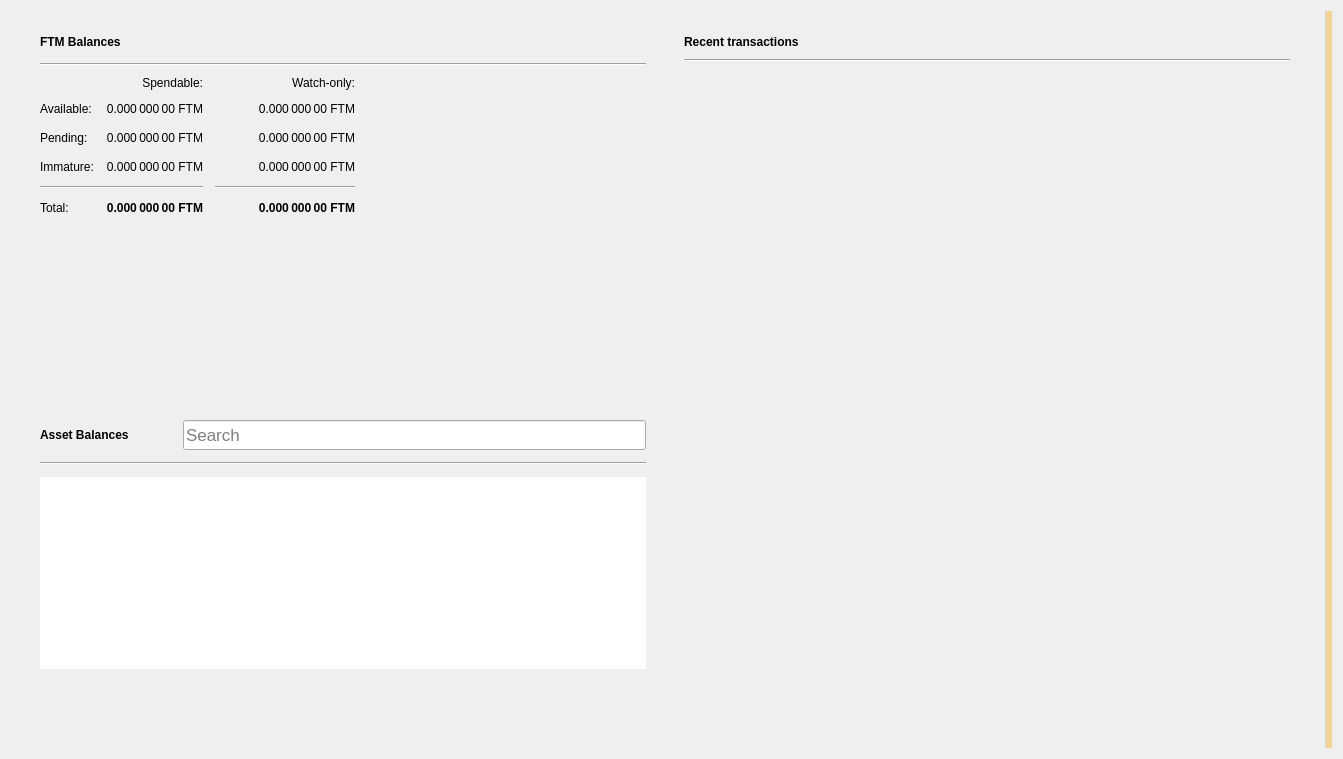
<?xml version="1.0" encoding="UTF-8"?>
<ui version="4.0">
 <class>OverviewPage</class>
 <widget class="QWidget" name="OverviewPage">
  <property name="geometry">
   <rect>
    <x>0</x>
    <y>0</y>
    <width>1343</width>
    <height>759</height>
   </rect>
  </property>
  <property name="minimumSize">
   <size>
    <width>760</width>
    <height>0</height>
   </size>
  </property>
  <property name="windowTitle">
   <string>Form</string>
  </property>
  <property name="autoFillBackground">
   <bool>false</bool>
  </property>
  <layout class="QGridLayout" name="gridLayout_3">
   <item row="0" column="1">
    <layout class="QVBoxLayout" name="verticalLayout_7">
     <property name="spacing">
      <number>0</number>
     </property>
     <property name="leftMargin">
      <number>0</number>
     </property>
     <property name="topMargin">
      <number>0</number>
     </property>
     <property name="rightMargin">
      <number>0</number>
     </property>
     <property name="bottomMargin">
      <number>0</number>
     </property>
     <item>
      <layout class="QHBoxLayout" name="horizontalLayout" stretch="0,0">
       <property name="spacing">
        <number>20</number>
       </property>
       <property name="sizeConstraint">
        <enum>QLayout::SetMinAndMaxSize</enum>
       </property>
       <property name="leftMargin">
        <number>20</number>
       </property>
       <property name="topMargin">
        <number>20</number>
       </property>
       <property name="rightMargin">
        <number>20</number>
       </property>
       <property name="bottomMargin">
        <number>20</number>
       </property>
       <item>
        <layout class="QVBoxLayout" name="verticalLayout_2">
         <property name="spacing">
          <number>0</number>
         </property>
         <property name="rightMargin">
          <number>0</number>
         </property>
         <item>
          <widget class="QFrame" name="frame">
           <property name="sizePolicy">
            <sizepolicy hsizetype="Preferred" vsizetype="Preferred">
             <horstretch>0</horstretch>
             <verstretch>0</verstretch>
            </sizepolicy>
           </property>
           <property name="minimumSize">
            <size>
             <width>350</width>
             <height>180</height>
            </size>
           </property>
           <property name="frameShape">
            <enum>QFrame::NoFrame</enum>
           </property>
           <property name="frameShadow">
            <enum>QFrame::Raised</enum>
           </property>
           <property name="lineWidth">
            <number>5</number>
           </property>
           <layout class="QVBoxLayout" name="verticalLayout_4">
            <property name="spacing">
             <number>10</number>
            </property>
            <property name="topMargin">
             <number>0</number>
            </property>
            <property name="bottomMargin">
             <number>0</number>
            </property>
            <item>
             <layout class="QHBoxLayout" name="horizontalLayout_4">
              <property name="spacing">
               <number>6</number>
              </property>
              <item>
               <widget class="QLabel" name="ftmBalancesLabel">
                <property name="font">
                 <font>
                  <weight>75</weight>
                  <bold>true</bold>
                 </font>
                </property>
                <property name="text">
                 <string>FTM Balances</string>
                </property>
               </widget>
              </item>
              <item>
               <widget class="QPushButton" name="labelWalletStatus">
                <property name="enabled">
                 <bool>true</bool>
                </property>
                <property name="maximumSize">
                 <size>
                  <width>30</width>
                  <height>16777215</height>
                 </size>
                </property>
                <property name="toolTip">
                 <string>The displayed information may be out of date. Your wallet automatically synchronizes with the FTM network after a connection is established, but this process has not completed yet.</string>
                </property>
                <property name="text">
                 <string/>
                </property>
                <property name="icon">
                 <iconset>
                  <normaloff>:/icons/warning</normaloff>
                  <disabledoff>:/icons/warning</disabledoff>:/icons/warning</iconset>
                </property>
                <property name="iconSize">
                 <size>
                  <width>24</width>
                  <height>24</height>
                 </size>
                </property>
                <property name="flat">
                 <bool>true</bool>
                </property>
               </widget>
              </item>
              <item>
               <spacer name="horizontalSpacer_3">
                <property name="orientation">
                 <enum>Qt::Horizontal</enum>
                </property>
                <property name="sizeHint" stdset="0">
                 <size>
                  <width>40</width>
                  <height>20</height>
                 </size>
                </property>
               </spacer>
              </item>
             </layout>
            </item>
            <item>
             <widget class="Line" name="line_2">
              <property name="orientation">
               <enum>Qt::Horizontal</enum>
              </property>
             </widget>
            </item>
            <item>
             <layout class="QGridLayout" name="gridLayout">
              <property name="bottomMargin">
               <number>5</number>
              </property>
              <property name="spacing">
               <number>12</number>
              </property>
              <item row="3" column="2">
               <widget class="QLabel" name="labelWatchImmature">
                <property name="font">
                 <font>
                  <weight>50</weight>
                  <bold>false</bold>
                 </font>
                </property>
                <property name="cursor">
                 <cursorShape>IBeamCursor</cursorShape>
                </property>
                <property name="toolTip">
                 <string>Mined balance in watch-only addresses that has not yet matured</string>
                </property>
                <property name="text">
                 <string notr="true">0.000 000 00 FTM</string>
                </property>
                <property name="alignment">
                 <set>Qt::AlignRight|Qt::AlignTrailing|Qt::AlignVCenter</set>
                </property>
                <property name="textInteractionFlags">
                 <set>Qt::LinksAccessibleByMouse|Qt::TextSelectableByKeyboard|Qt::TextSelectableByMouse</set>
                </property>
               </widget>
              </item>
              <item row="2" column="3">
               <spacer name="horizontalSpacer_2">
                <property name="orientation">
                 <enum>Qt::Horizontal</enum>
                </property>
                <property name="sizeHint" stdset="0">
                 <size>
                  <width>40</width>
                  <height>20</height>
                 </size>
                </property>
               </spacer>
              </item>
              <item row="1" column="0">
               <widget class="QLabel" name="labelBalanceText">
                <property name="text">
                 <string>Available:</string>
                </property>
               </widget>
              </item>
              <item row="1" column="2">
               <widget class="QLabel" name="labelWatchAvailable">
                <property name="font">
                 <font>
                  <weight>50</weight>
                  <bold>false</bold>
                 </font>
                </property>
                <property name="cursor">
                 <cursorShape>IBeamCursor</cursorShape>
                </property>
                <property name="toolTip">
                 <string>Your current balance in watch-only addresses</string>
                </property>
                <property name="text">
                 <string notr="true">0.000 000 00 FTM</string>
                </property>
                <property name="alignment">
                 <set>Qt::AlignRight|Qt::AlignTrailing|Qt::AlignVCenter</set>
                </property>
                <property name="textInteractionFlags">
                 <set>Qt::LinksAccessibleByMouse|Qt::TextSelectableByKeyboard|Qt::TextSelectableByMouse</set>
                </property>
               </widget>
              </item>
              <item row="2" column="1">
               <widget class="QLabel" name="labelUnconfirmed">
                <property name="font">
                 <font>
                  <weight>50</weight>
                  <bold>false</bold>
                 </font>
                </property>
                <property name="cursor">
                 <cursorShape>IBeamCursor</cursorShape>
                </property>
                <property name="toolTip">
                 <string>Total of transactions that have yet to be confirmed, and do not yet count toward the spendable balance</string>
                </property>
                <property name="text">
                 <string notr="true">0.000 000 00 FTM</string>
                </property>
                <property name="alignment">
                 <set>Qt::AlignRight|Qt::AlignTrailing|Qt::AlignVCenter</set>
                </property>
                <property name="textInteractionFlags">
                 <set>Qt::LinksAccessibleByMouse|Qt::TextSelectableByKeyboard|Qt::TextSelectableByMouse</set>
                </property>
               </widget>
              </item>
              <item row="4" column="2">
               <widget class="Line" name="lineWatchBalance">
                <property name="sizePolicy">
                 <sizepolicy hsizetype="Preferred" vsizetype="Fixed">
                  <horstretch>0</horstretch>
                  <verstretch>0</verstretch>
                 </sizepolicy>
                </property>
                <property name="minimumSize">
                 <size>
                  <width>140</width>
                  <height>0</height>
                 </size>
                </property>
                <property name="orientation">
                 <enum>Qt::Horizontal</enum>
                </property>
               </widget>
              </item>
              <item row="0" column="1">
               <widget class="QLabel" name="labelSpendable">
                <property name="text">
                 <string>Spendable:</string>
                </property>
                <property name="alignment">
                 <set>Qt::AlignRight|Qt::AlignTrailing|Qt::AlignVCenter</set>
                </property>
               </widget>
              </item>
              <item row="3" column="0">
               <widget class="QLabel" name="labelImmatureText">
                <property name="text">
                 <string>Immature:</string>
                </property>
               </widget>
              </item>
              <item row="5" column="2">
               <widget class="QLabel" name="labelWatchTotal">
                <property name="font">
                 <font>
                  <weight>75</weight>
                  <bold>true</bold>
                 </font>
                </property>
                <property name="cursor">
                 <cursorShape>IBeamCursor</cursorShape>
                </property>
                <property name="toolTip">
                 <string>Current total balance in watch-only addresses</string>
                </property>
                <property name="text">
                 <string notr="true">0.000 000 00 FTM</string>
                </property>
                <property name="alignment">
                 <set>Qt::AlignRight|Qt::AlignTrailing|Qt::AlignVCenter</set>
                </property>
                <property name="textInteractionFlags">
                 <set>Qt::LinksAccessibleByMouse|Qt::TextSelectableByKeyboard|Qt::TextSelectableByMouse</set>
                </property>
               </widget>
              </item>
              <item row="4" column="0" colspan="2">
               <widget class="Line" name="line">
                <property name="orientation">
                 <enum>Qt::Horizontal</enum>
                </property>
               </widget>
              </item>
              <item row="0" column="2">
               <widget class="QLabel" name="labelWatchonly">
                <property name="text">
                 <string>Watch-only:</string>
                </property>
                <property name="alignment">
                 <set>Qt::AlignRight|Qt::AlignTrailing|Qt::AlignVCenter</set>
                </property>
               </widget>
              </item>
              <item row="5" column="1">
               <widget class="QLabel" name="labelTotal">
                <property name="font">
                 <font>
                  <weight>75</weight>
                  <bold>true</bold>
                 </font>
                </property>
                <property name="cursor">
                 <cursorShape>IBeamCursor</cursorShape>
                </property>
                <property name="toolTip">
                 <string>Your current total balance</string>
                </property>
                <property name="text">
                 <string notr="true">0.000 000 00 FTM</string>
                </property>
                <property name="alignment">
                 <set>Qt::AlignRight|Qt::AlignTrailing|Qt::AlignVCenter</set>
                </property>
                <property name="textInteractionFlags">
                 <set>Qt::LinksAccessibleByMouse|Qt::TextSelectableByKeyboard|Qt::TextSelectableByMouse</set>
                </property>
               </widget>
              </item>
              <item row="1" column="1">
               <widget class="QLabel" name="labelBalance">
                <property name="font">
                 <font>
                  <weight>50</weight>
                  <bold>false</bold>
                 </font>
                </property>
                <property name="cursor">
                 <cursorShape>IBeamCursor</cursorShape>
                </property>
                <property name="toolTip">
                 <string>Your current spendable balance</string>
                </property>
                <property name="text">
                 <string notr="true">0.000 000 00 FTM</string>
                </property>
                <property name="alignment">
                 <set>Qt::AlignRight|Qt::AlignTrailing|Qt::AlignVCenter</set>
                </property>
                <property name="textInteractionFlags">
                 <set>Qt::LinksAccessibleByMouse|Qt::TextSelectableByKeyboard|Qt::TextSelectableByMouse</set>
                </property>
               </widget>
              </item>
              <item row="2" column="0">
               <widget class="QLabel" name="labelPendingText">
                <property name="text">
                 <string>Pending:</string>
                </property>
               </widget>
              </item>
              <item row="5" column="0">
               <widget class="QLabel" name="labelTotalText">
                <property name="text">
                 <string>Total:</string>
                </property>
               </widget>
              </item>
              <item row="3" column="1">
               <widget class="QLabel" name="labelImmature">
                <property name="font">
                 <font>
                  <weight>50</weight>
                  <bold>false</bold>
                 </font>
                </property>
                <property name="cursor">
                 <cursorShape>IBeamCursor</cursorShape>
                </property>
                <property name="toolTip">
                 <string>Mined balance that has not yet matured</string>
                </property>
                <property name="text">
                 <string notr="true">0.000 000 00 FTM</string>
                </property>
                <property name="alignment">
                 <set>Qt::AlignRight|Qt::AlignTrailing|Qt::AlignVCenter</set>
                </property>
                <property name="textInteractionFlags">
                 <set>Qt::LinksAccessibleByMouse|Qt::TextSelectableByKeyboard|Qt::TextSelectableByMouse</set>
                </property>
               </widget>
              </item>
              <item row="2" column="2">
               <widget class="QLabel" name="labelWatchPending">
                <property name="font">
                 <font>
                  <weight>50</weight>
                  <bold>false</bold>
                 </font>
                </property>
                <property name="cursor">
                 <cursorShape>IBeamCursor</cursorShape>
                </property>
                <property name="toolTip">
                 <string>Unconfirmed transactions to watch-only addresses</string>
                </property>
                <property name="text">
                 <string notr="true">0.000 000 00 FTM</string>
                </property>
                <property name="alignment">
                 <set>Qt::AlignRight|Qt::AlignTrailing|Qt::AlignVCenter</set>
                </property>
                <property name="textInteractionFlags">
                 <set>Qt::LinksAccessibleByMouse|Qt::TextSelectableByKeyboard|Qt::TextSelectableByMouse</set>
                </property>
               </widget>
              </item>
             </layout>
            </item>
           </layout>
          </widget>
         </item>
         <item>
          <widget class="QWidget" name="assetVerticalSpaceWidget2" native="true">
           <property name="autoFillBackground">
            <bool>false</bool>
           </property>
           <layout class="QVBoxLayout" name="verticalLayout_6">
            <item>
             <spacer name="verticalSpacer_4">
              <property name="orientation">
               <enum>Qt::Vertical</enum>
              </property>
              <property name="sizeType">
               <enum>QSizePolicy::MinimumExpanding</enum>
              </property>
              <property name="sizeHint" stdset="0">
               <size>
                <width>20</width>
                <height>10</height>
               </size>
              </property>
             </spacer>
            </item>
           </layout>
          </widget>
         </item>
         <item>
          <widget class="QFrame" name="assetFrame">
           <property name="minimumSize">
            <size>
             <width>350</width>
             <height>150</height>
            </size>
           </property>
           <property name="autoFillBackground">
            <bool>true</bool>
           </property>
           <property name="frameShape">
            <enum>QFrame::NoFrame</enum>
           </property>
           <property name="frameShadow">
            <enum>QFrame::Plain</enum>
           </property>
           <property name="lineWidth">
            <number>0</number>
           </property>
           <layout class="QVBoxLayout" name="verticalLayout_5">
            <property name="spacing">
             <number>12</number>
            </property>
            <item>
             <layout class="QHBoxLayout" name="assetBalanceHorizontalLayout">
              <item alignment="Qt::AlignVCenter">
               <widget class="QLabel" name="assetBalanceLabel">
                <property name="font">
                 <font>
                  <weight>75</weight>
                  <bold>true</bold>
                 </font>
                </property>
                <property name="text">
                 <string>Asset Balances</string>
                </property>
               </widget>
              </item>
              <item>
               <widget class="QPushButton" name="labelAssetStatus">
                <property name="enabled">
                 <bool>true</bool>
                </property>
                <property name="maximumSize">
                 <size>
                  <width>30</width>
                  <height>16777215</height>
                 </size>
                </property>
                <property name="toolTip">
                 <string>The displayed information may be out of date. Your wallet automatically synchronizes with the FTM network after a connection is established, but this process has not completed yet.</string>
                </property>
                <property name="text">
                 <string/>
                </property>
                <property name="icon">
                 <iconset>
                  <normaloff>:/icons/warning</normaloff>
                  <disabledoff>:/icons/warning</disabledoff>:/icons/warning</iconset>
                </property>
                <property name="iconSize">
                 <size>
                  <width>24</width>
                  <height>24</height>
                 </size>
                </property>
                <property name="flat">
                 <bool>true</bool>
                </property>
               </widget>
              </item>
              <item alignment="Qt::AlignBottom">
               <widget class="QLineEdit" name="assetSearch">
                <property name="sizePolicy">
                 <sizepolicy hsizetype="Expanding" vsizetype="Preferred">
                  <horstretch>0</horstretch>
                  <verstretch>0</verstretch>
                 </sizepolicy>
                </property>
                <property name="minimumSize">
                 <size>
                  <width>0</width>
                  <height>30</height>
                 </size>
                </property>
                <property name="maximumSize">
                 <size>
                  <width>16777215</width>
                  <height>30</height>
                 </size>
                </property>
                <property name="sizeIncrement">
                 <size>
                  <width>0</width>
                  <height>0</height>
                 </size>
                </property>
                <property name="baseSize">
                 <size>
                  <width>0</width>
                  <height>0</height>
                 </size>
                </property>
                <property name="font">
                 <font>
                  <pointsize>13</pointsize>
                 </font>
                </property>
                <property name="maxLength">
                 <number>32</number>
                </property>
                <property name="frame">
                 <bool>true</bool>
                </property>
                <property name="alignment">
                 <set>Qt::AlignLeading|Qt::AlignLeft|Qt::AlignVCenter</set>
                </property>
                <property name="placeholderText">
                 <string>Search</string>
                </property>
                <property name="clearButtonEnabled">
                 <bool>true</bool>
                </property>
               </widget>
              </item>
             </layout>
            </item>
            <item>
             <widget class="Line" name="assetBalanceLine">
              <property name="orientation">
               <enum>Qt::Horizontal</enum>
              </property>
             </widget>
            </item>
            <item>
             <widget class="QListView" name="listAssets">
              <property name="frameShape">
               <enum>QFrame::NoFrame</enum>
              </property>
              <property name="lineWidth">
               <number>0</number>
              </property>
              <property name="verticalScrollMode">
               <enum>QAbstractItemView::ScrollPerItem</enum>
              </property>
             </widget>
            </item>
            <item>
             <widget class="QWidget" name="assetVerticalSpaceWidget" native="true">
              <property name="autoFillBackground">
               <bool>false</bool>
              </property>
              <layout class="QVBoxLayout" name="verticalLayout">
               <item>
                <spacer name="verticalSpacer_3">
                 <property name="orientation">
                  <enum>Qt::Vertical</enum>
                 </property>
                 <property name="sizeHint" stdset="0">
                  <size>
                   <width>20</width>
                   <height>20</height>
                  </size>
                 </property>
                </spacer>
               </item>
              </layout>
             </widget>
            </item>
           </layout>
          </widget>
         </item>
        </layout>
       </item>
       <item>
        <layout class="QVBoxLayout" name="verticalLayout_3">
         <property name="spacing">
          <number>20</number>
         </property>
         <property name="leftMargin">
          <number>0</number>
         </property>
         <item>
          <widget class="QFrame" name="frame_2">
           <property name="sizePolicy">
            <sizepolicy hsizetype="Preferred" vsizetype="Preferred">
             <horstretch>0</horstretch>
             <verstretch>0</verstretch>
            </sizepolicy>
           </property>
           <property name="minimumSize">
            <size>
             <width>350</width>
             <height>0</height>
            </size>
           </property>
           <property name="sizeIncrement">
            <size>
             <width>0</width>
             <height>300</height>
            </size>
           </property>
           <property name="frameShape">
            <enum>QFrame::NoFrame</enum>
           </property>
           <property name="frameShadow">
            <enum>QFrame::Plain</enum>
           </property>
           <property name="lineWidth">
            <number>0</number>
           </property>
           <layout class="QGridLayout" name="gridLayout_2">
            <property name="topMargin">
             <number>0</number>
            </property>
            <property name="horizontalSpacing">
             <number>12</number>
            </property>
            <item row="0" column="0">
             <layout class="QHBoxLayout" name="horizontalLayout_2">
              <property name="spacing">
               <number>6</number>
              </property>
              <item>
               <widget class="QLabel" name="recentTransactionsLabel">
                <property name="font">
                 <font>
                  <weight>75</weight>
                  <bold>true</bold>
                 </font>
                </property>
                <property name="text">
                 <string>Recent transactions</string>
                </property>
               </widget>
              </item>
              <item>
               <widget class="QPushButton" name="labelTransactionsStatus">
                <property name="enabled">
                 <bool>true</bool>
                </property>
                <property name="maximumSize">
                 <size>
                  <width>30</width>
                  <height>16777215</height>
                 </size>
                </property>
                <property name="toolTip">
                 <string>The displayed information may be out of date. Your wallet automatically synchronizes with the FTM network after a connection is established, but this process has not completed yet.</string>
                </property>
                <property name="text">
                 <string/>
                </property>
                <property name="icon">
                 <iconset>
                  <normaloff>:/icons/warning</normaloff>
                  <disabledoff>:/icons/warning</disabledoff>:/icons/warning</iconset>
                </property>
                <property name="iconSize">
                 <size>
                  <width>24</width>
                  <height>24</height>
                 </size>
                </property>
                <property name="flat">
                 <bool>true</bool>
                </property>
               </widget>
              </item>
              <item>
               <spacer name="horizontalSpacer">
                <property name="orientation">
                 <enum>Qt::Horizontal</enum>
                </property>
                <property name="sizeHint" stdset="0">
                 <size>
                  <width>40</width>
                  <height>20</height>
                 </size>
                </property>
               </spacer>
              </item>
             </layout>
            </item>
            <item row="2" column="0">
             <widget class="QListView" name="listTransactions">
              <property name="styleSheet">
               <string notr="true">QListView { background: transparent; }</string>
              </property>
              <property name="frameShape">
               <enum>QFrame::NoFrame</enum>
              </property>
              <property name="verticalScrollBarPolicy">
               <enum>Qt::ScrollBarAlwaysOff</enum>
              </property>
              <property name="horizontalScrollBarPolicy">
               <enum>Qt::ScrollBarAlwaysOff</enum>
              </property>
              <property name="selectionMode">
               <enum>QAbstractItemView::NoSelection</enum>
              </property>
             </widget>
            </item>
            <item row="1" column="0">
             <widget class="Line" name="line_3">
              <property name="orientation">
               <enum>Qt::Horizontal</enum>
              </property>
             </widget>
            </item>
           </layout>
          </widget>
         </item>
        </layout>
       </item>
      </layout>
     </item>
    </layout>
   </item>
   <item row="0" column="3">
    <widget class="QLabel" name="labelAlerts">
     <property name="visible">
      <bool>true</bool>
     </property>
     <property name="styleSheet">
      <string notr="true">QLabel { background-color: qlineargradient(x1: 0, y1: 0, x2: 1, y2: 0, stop:0 #F0D0A0, stop:1 #F8D488); color:#000000; }</string>
     </property>
     <property name="wordWrap">
      <bool>true</bool>
     </property>
     <property name="margin">
      <number>3</number>
     </property>
     <property name="textInteractionFlags">
      <set>Qt::TextSelectableByMouse</set>
     </property>
    </widget>
   </item>
  </layout>
 </widget>
 <resources/>
 <connections/>
</ui>
